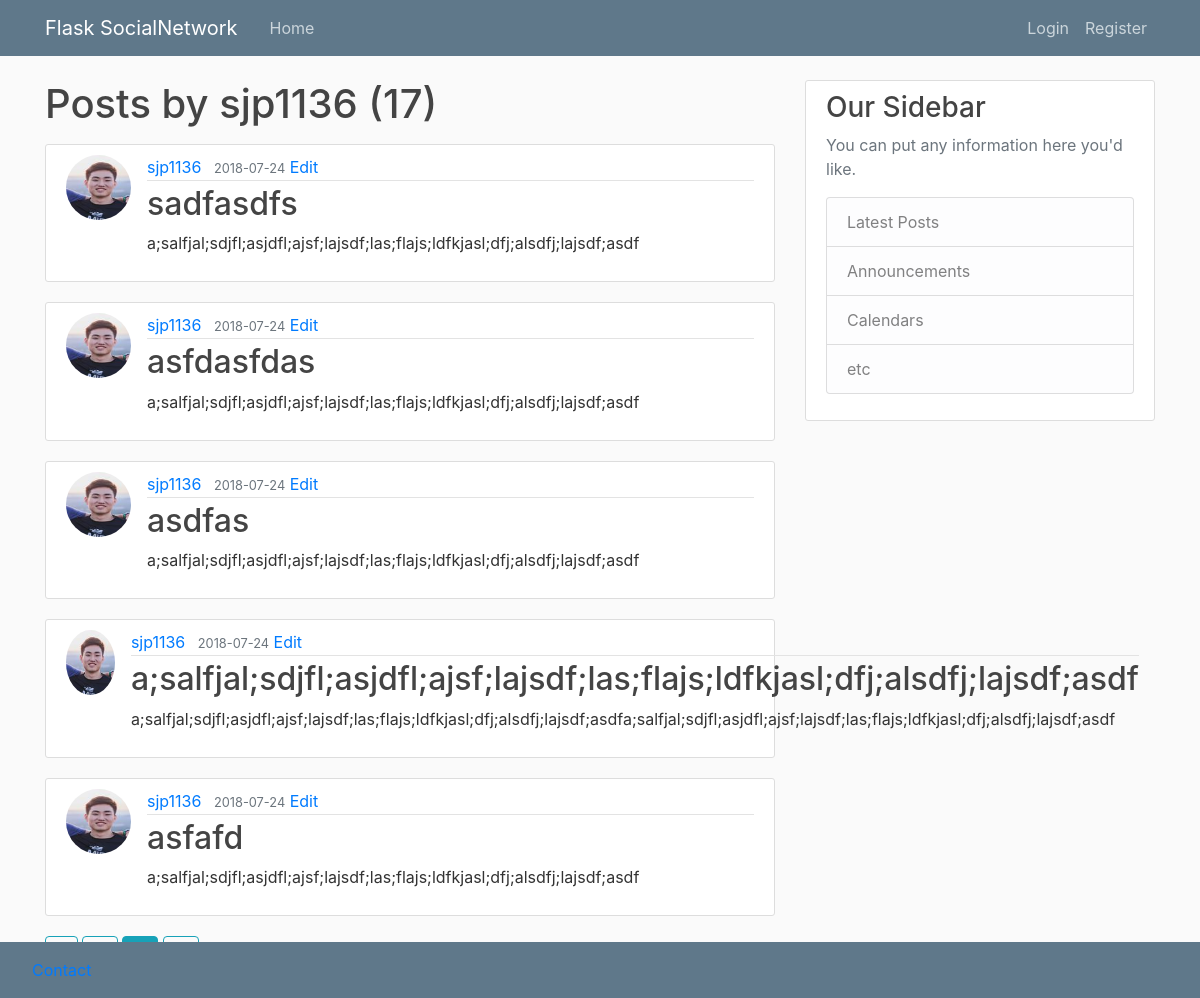
The app's page /user/sjp1136?page=3, older data.
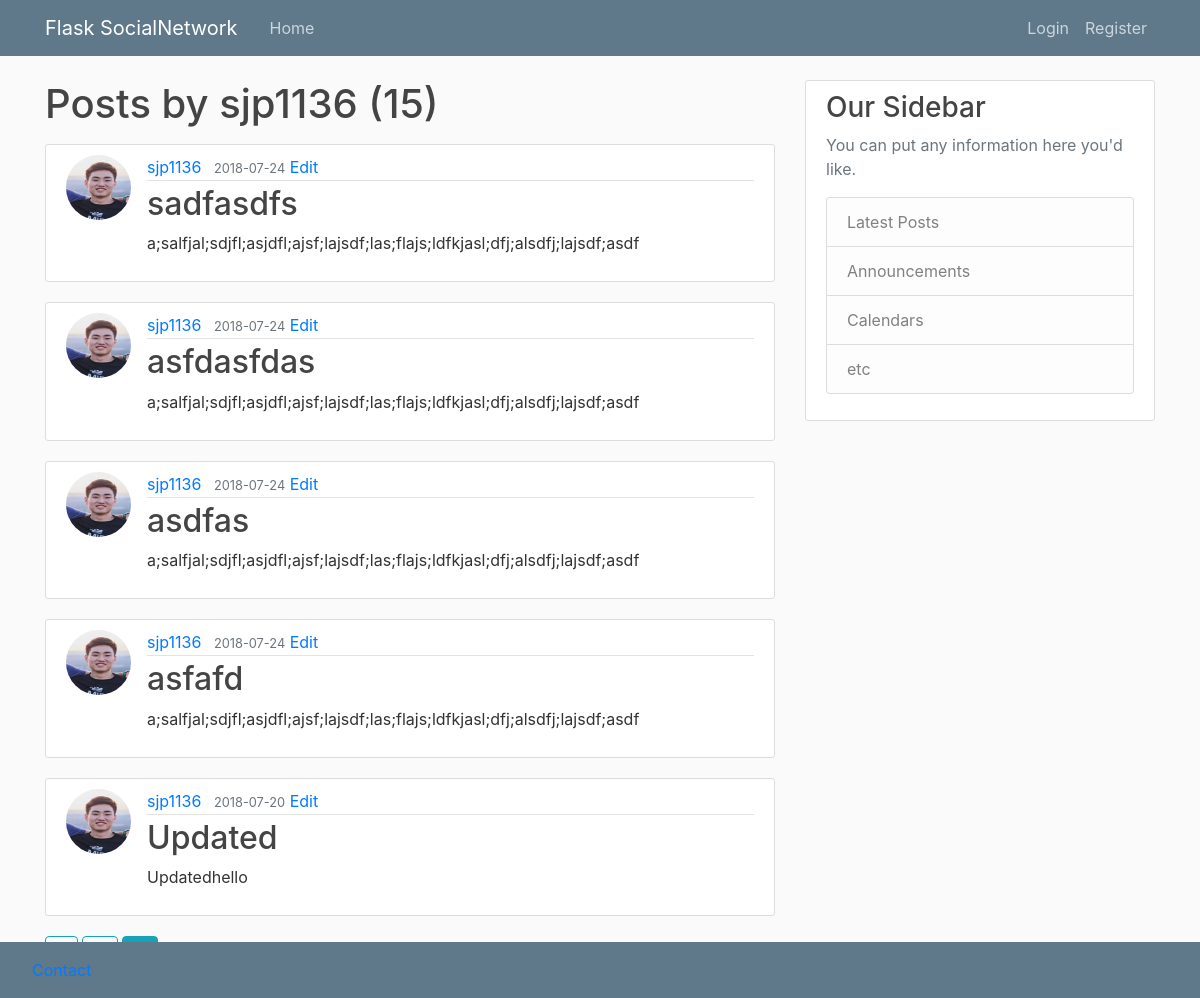
The same page, newer data.
### sn_flask/models.py (models this page shows, shortened)
class User(db.Model, UserMixin):
    id = db.Column(db.Integer, primary_key=True)
    username = db.Column(db.String(20), unique=True, nullable=False)
    email = db.Column(db.String(120), unique=True, nullable=False)
    image_file = db.Column(db.String(20), nullable=False,
                           default='default.jpg')
    password = db.Column(db.String(60), nullable=False)
    posts = db.relationship('Post', backref='author', lazy=True)

class Post(db.Model):
    id = db.Column(db.Integer, primary_key=True)
    title = db.Column(db.String(100), nullable=False)
    date_posted = db.Column(db.DateTime, nullable=False,
                            default=datetime.utcnow)
    content = db.Column(db.Text, nullable=False)
    user_id = db.Column(db.Integer, db.ForeignKey('user.id'), nullable=False)

### sn_flask/routes.py (the view)
@app.route("/user/<string:username>")
def user_posts(username):
    page = request.args.get('page', 1, type=int)
    user = User.query.filter_by(username=username).first_or_404()
    posts = Post.query.filter_by(author=user)\
        .order_by(Post.date_posted.desc())\
        .paginate(page=page, per_page=5)
    return render_template('user_posts.html', posts=posts, user=user)

### sn_flask/templates/user_posts.html
{% extends "layout.html" %} {% block content %}
<h1 class="mb-3">Posts by {{ user.username }} ({{ posts.total }})</h1>
{% for post in posts.items %}
<article class="media content-section">
    <img class='rounded-circle article-img' src="{{ url_for('static',filename='profile_pics/'+post.author.image_file) }}">
    <div class="media-body">
        <div class="article-metadata">
            <a class="mr-2" href="{{ url_for('user_posts',username=post.author.username) }}">{{ post.author.username }}</a>
            <small class="text-muted">{{ post.date_posted.strftime('%Y-%m-%d') }}</small>
            <a class='right' href="{{ url_for('post', post_id=post.id) }}">Edit</a>
        </div>
        <h2>
            <a class="article-title">{{ post.title }}</a>
        </h2>
        <p class="article-content">{{ post.content }}</p>
    </div>
</article>
{% endfor %} {% for page_num in posts.iter_pages(left_edge=1,right_edge=1,left_current=1, right_current=2) %} {% if page_num
%} {% if posts.page == page_num %}
<a class="btn btn-info mb-4" href="{{ url_for('user_posts',username=user.username, page=page_num) }}">{{page_num}}</a>
{% else %}
<a class="btn btn-outline-info mb-4" href="{{ url_for('user_posts', username=user.username, page=page_num) }}">{{page_num}}</a>
{% endif %} {% else %} ... {% endif %} {% endfor %} {% endblock content %}

### sn_flask/templates/layout.html (shortened to what this page needs)
<!DOCTYPE html>
<html>
<head>
    <link rel="stylesheet" href="https://stackpath.bootstrapcdn.com/bootstrap/4.1.2/css/bootstrap.min.css"
>
    <link rel="stylesheet" type="text/css" href="{{ url_for('static', filename='main.css') }}">
    <link rel="stylesheet" type="text/css" media="screen" href="main.css" />
</head>
<body>
    <header class="site-header">
        <nav class="navbar navbar-expand-md navbar-dark bg-steel fixed-top">
            <div class="container">
                <a class="navbar-brand mr-4" href="/">Flask SocialNetwork</a>
                <div class="collapse navbar-collapse" id="navbarToggle">
                    <div class="navbar-nav mr-auto">
                        <a class="nav-item nav-link" href="{{ url_for('home') }}">Home</a>
                    </div>
                    <div class="navbar-nav">
                        {% if current_user.is_authenticated %}
                        <a class="nav-item nav-link" href="{{ url_for('new_post') }}">New Post</a>
                        <a class="nav-item nav-link" href="{{ url_for('account') }}">Account</a>
                        <a class="nav-item nav-link" href="{{ url_for('logout') }}">Logout</a>
                        {% else %}
                        <a class="nav-item nav-link" href="{{ url_for('login') }}">Login</a>
                        <a class="nav-item nav-link" href="{{ url_for('register') }}">Register</a>
                        {% endif %}
                    </div>
                </div>
            </div>
        </nav>
    </header>
    <main role="main" class="container">
        <div class="row">
            <div class="col-md-8">
                 {% block content %}{% endblock %}
            </div>
            <div class="col-md-4">
                <div class="content-section">
                    <h3>Our Sidebar</h3>
                    <p class='text-muted'>You can put any information here you'd like.
                        <ul class="list-group">
                            <li class="list-group-item list-group-item-light">Latest Posts</li>
                            <li class="list-group-item list-group-item-light">Announcements</li>
                            <li class="list-group-item list-group-item-light">Calendars</li>
                            <li class="list-group-item list-group-item-light">etc</li>
                        </ul>
                    </p>
                </div>
            </div>
        </div>
    </main>
    <nav class="navbar navbar-expand-md bg-steel fixed-bottom">
        <center>
            <a class="nav-item nav-link" href="{{ url_for('contact') }}">Contact</a>
        </center>
    </nav>
</body>
</html>

### sn_flask/static/main.css (style rules this page uses)
body { background: #fafafa; color: #333333; margin-top: 5rem; }
h1, h2, h3, h4, h5, h6 { color: #444444; }
.right { align-content: right; }
.bg-steel { background-color: #5f788a; }
.site-header .navbar-nav .nav-link { color: #cbd5db; }
.content-section { background: #ffffff; padding: 10px 20px; border: 1px solid #dddddd; border-radius: 3px; margin-bottom: 20px; }
.article-title { color: #444444; }
.article-content { white-space: pre-line; }
.article-img { height: 65px; width: 65px; margin-right: 16px; }
.article-metadata { padding-bottom: 1px; margin-bottom: 4px; border-bottom: 1px solid #e3e3e3; }

Row changes from the older to the newer data that the page shows:
removed Post: image_file (picture), author.username "sjp1136", date_posted "2018-07-24", title "a;salfjal;sdjfl;asjdfl;ajsf;lajsdf;las;flajs;ldfkjasl;dfj;alsdfj;lajsdf;asdf", content "a;salfjal;sdjfl;asjdfl;ajsf;lajsdf;las;flajs;ldfkjasl;dfj;alsdfj;lajsdf;asdfa;salfjal;sdjfl;asjdfl;ajsf;lajsdf;las;flajs;ldfkjasl;dfj;alsdfj;lajsdf;asdf"
now on this page (row unchanged): Post: image_file (picture), author.username "sjp1136", date_posted "2018-07-20", title "Updated", content "Updatedhello"
Text that changed along with them:
{{ posts.total }}: "17" → "15"
